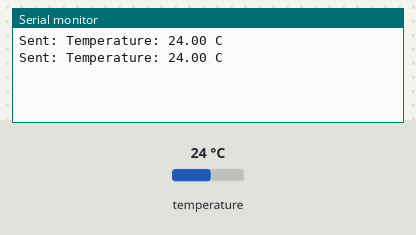
The sketch below on a simulated Arduino Uno, built with avr-gcc and run on an emulated ATmega328P. Parts: the last lines printed to the serial monitor. The test bench sets the inputs (shaded band); at power-on: temperature 24 °C. No radio packets arrive unless stated.

Above: at 7.4 s.
7.5 s: temperature set to 12 °C
At 13.1 s:
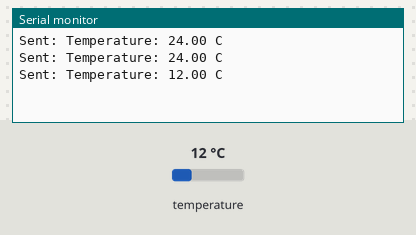
14.3 s: temperature set to 19 °C
At 19.6 s:
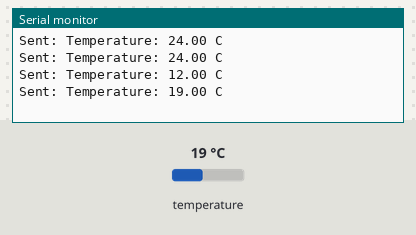
Timing chart, 0 to 21.1 s (numbered marks = the images above; inputs shaded):
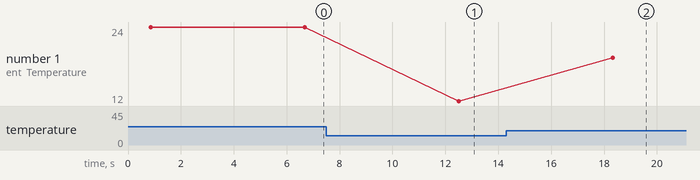

Measured:
- after the input at 7.5 s, the serial monitor: prints a new line after 5.0 s (image 1)
- after the input at 14.3 s, the serial monitor: prints a new line after 4.0 s (image 2)
- plotted number 1: 24 → 12 after the input at 7.5 s, 12 → 19 after the input at 14.3 s

The sketch:

DS18B20_node.ino
```cpp
#include <Wire.h>
#include <LoRa.h>
#include <OneWire.h>
#include <DallasTemperature.h>

#define ONE_WIRE_BUS 4 // Pin connected to DS18B20
#define LORA_SS 18 // Define the chip select pin for the LoRa module.
#define LORA_RST 14 // Define the reset pin for the LoRa module.
#define LORA_DI0 26 // Define the DIO0 pin for interrupt handling.

OneWire oneWire(ONE_WIRE_BUS); // Initialize OneWire bus with the defined pin.

DallasTemperature sensors(&oneWire); // Pass the oneWire reference to DallasTemperature library.

void setup() {
  Serial.begin(9600); // Initialize serial communication with baudrate 9600
  while (!Serial); // Wait until serial is ready

  if (!LoRa.begin(433E6)) { // Initialize LoRa module at 433MHz frequency
    Serial.println("Starting LoRa failed!"); // Print error message to serial if LoRa initialization fails
    while (1); // Halt the program
  }

  sensors.begin(); // Initialize DS18B20 sensor
}

void loop() {
  sensors.requestTemperatures(); // Send a request to the temperature sensor to measure temperature
  float temperature = sensors.getTempCByIndex(0); // Get temperature value from the sensor and store it in 'temperature' variable

  String data = "Temperature: " + String(temperature) + " C"; // Create a data string containing temperature information
  LoRa.beginPacket(); // Start sending LoRa packet
  LoRa.print(data); // Send data via LoRa
  LoRa.endPacket(); // End LoRa packet transmission

  Serial.println("Sent: " + data); // Print information about the sent data to serial
  delay(5000); // Delay program for 5 seconds before repeating the data transmission process
}
```
